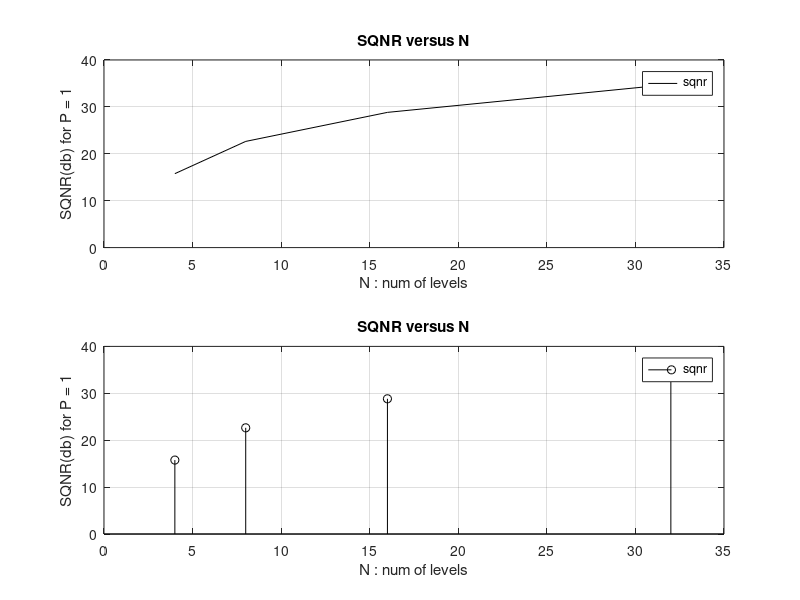
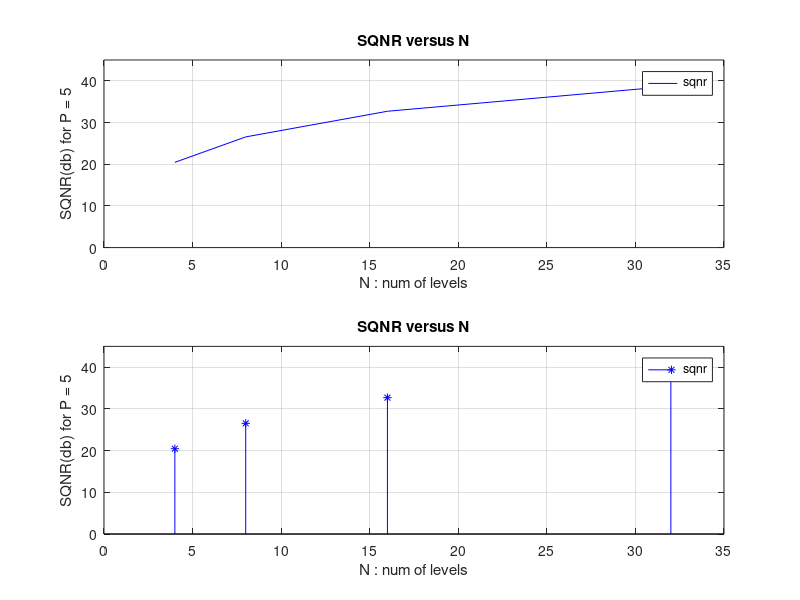
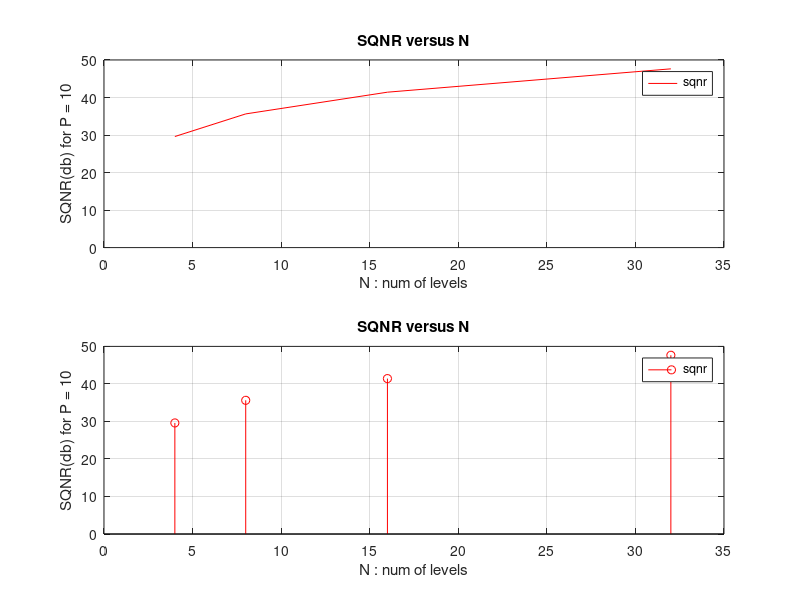

Reproduce these figures in MATLAB, in order.
%% Hw1 - Q7
% Teacher : Dr.Emadi
% Author: [SeyedAli] - [SeyedHosseini]
% E-mail: [alishosseini79@aut.ac.ir] 
%Student-Number : [9723042]
% University: Amirkabir University of Technology
%% clear recent data
clc;
close all;
clear ;
%% Initialization
%% for P = 1
res = 0.01 ; %resolution
t = -10 : res : 10 - res ;%time
m = 0;%mean of R.v
s = 1 ; %variance of Random Variable
x = (1/sqrt(2*pi*s^2))*exp(-((t - m).^2)/(2*s^2)); %unif Gaussian
N = [4,8,16,32] ; %quantization levels
%% for N = 4
[partition,codebook,distor] = lloyds(x,N(1)) ; %lloyds algorithm that return MSE of distortion
L = numel(x) ;
Px = sum(x.^2)/L ; %power of r.v
SQNR1 = Px /distor ; %signal to quantization noise ratio
SQNR1 = pow2db(SQNR1) ;%signal to quantization noise ratio db
%% for N = 8
[partition,codebook,distor] = lloyds(x,N(2)) ; %lloyds algorithm that return MSE of distortion
SQNR2 = Px /distor ; %signal to quantization noise ratio
SQNR2 = pow2db(SQNR2) ;%signal to quantization noise ratio db
%% for N = 16
[partition,codebook,distor] = lloyds(x,N(3)) ; %lloyds algorithm that return MSE of distortion
SQNR3 = Px /distor ; %signal to quantization noise ratio
SQNR3 = pow2db(SQNR3) ;%signal to quantization noise ratio db
%% for N = 32
[partition,codebook,distor] = lloyds(x,N(4)) ; %lloyds algorithm that return MSE of distortion
SQNR4 = Px /distor ; %signal to quantization noise ratio
SQNR4 = pow2db(SQNR4) ;%signal to quantization noise ratio db
fprintf('As we increase 1 bit, 6db is added to SQNR') ;
sqnr = [SQNR1 , SQNR2,SQNR3,SQNR4]; %Sqnr vector
%% Plotting for P = 1
figure(1)
subplot(211)
plot(N,sqnr,'k')
ylabel("SQNR(db) for P = 1")
xlabel("N : num of levels")
title("SQNR versus N")
legend('sqnr')
grid on;
axis([0 35 0 40])
subplot(212)
stem(N,sqnr,'k')
ylabel("SQNR(db) for P = 1")
xlabel("N : num of levels")
title("SQNR versus N")
legend('sqnr')
grid on;
axis([0 35 0 40])
%%%%%%%%%%%%%%%%%%%%%%%%%%%%%%%%%%%%%%%%%%%%%%%%%%%%%%%%%%%%%%
%% for P = 5
clc;
res = 0.01 ; %resolution
t = -10 : res : 10 - res ;%time
m = 0;%mean of R.v
s = 5 ; %variance of Random Variable
x = (1/sqrt(2*pi*s^2))*exp(-((t - m).^2)/(2*s^2)); %unif Gaussian
N = [4,8,16,32] ; %quantization levels
%% for N = 4
[partition,codebook,distor] = lloyds(x,N(1)) ; %lloyds algorithm that return MSE of distortion
L = numel(x) ;
Px = sum(x.^2)/L ; %power of r.v
SQNR1 = Px /distor ; %signal to quantization noise ratio
SQNR1 = pow2db(SQNR1) ;%signal to quantization noise ratio db
%% for N = 8
[partition,codebook,distor] = lloyds(x,N(2)) ; %lloyds algorithm that return MSE of distortion
SQNR2 = Px /distor ; %signal to quantization noise ratio
SQNR2 = pow2db(SQNR2) ;%signal to quantization noise ratio db
%% for N = 16
[partition,codebook,distor] = lloyds(x,N(3)) ; %lloyds algorithm that return MSE of distortion
SQNR3 = Px /distor ; %signal to quantization noise ratio
SQNR3 = pow2db(SQNR3) ;%signal to quantization noise ratio db
%% for N = 32
[partition,codebook,distor] = lloyds(x,N(4)) ; %lloyds algorithm that return MSE of distortion
SQNR4 = Px /distor ; %signal to quantization noise ratio
SQNR4 = pow2db(SQNR4) ;%signal to quantization noise ratio db
fprintf('As we increase 1 bit, 6db is added to SQNR') ;
sqnr = [SQNR1 , SQNR2,SQNR3,SQNR4]; %Sqnr vector
%% Plotting for P = 5
figure(2)
subplot(211)
plot(N,sqnr,'b')
ylabel("SQNR(db) for P = 5")
xlabel("N : num of levels")
title("SQNR versus N")
legend('sqnr')
grid on;
axis([0 35 0 45])
subplot(212)
stem(N,sqnr,'b*')
ylabel("SQNR(db) for P = 5")
xlabel("N : num of levels")
title("SQNR versus N")
legend('sqnr')
grid on;
axis([0 35 0 45])
%%%%%%%%%%%%%%%%%%%%%%%%%%%%%%%%%%%%%%%%%%%%%%%%%%%%%%%%%%%%%%%%%
%% for P = 10
clc;
res = 0.01 ; %resolution
t = -10 : res : 10 - res ;%time
m = 0;%mean of R.v
s = 10 ; %variance of Random Variable
x = (1/sqrt(2*pi*s^2))*exp(-((t - m).^2)/(2*s^2)); %unif Gaussian
N = [4,8,16,32] ; %quantization levels
%% for N = 4
[partition,codebook,distor] = lloyds(x,N(1)) ; %lloyds algorithm that return MSE of distortion
L = numel(x) ;
Px = sum(x.^2)/L ; %power of r.v
SQNR1 = Px /distor ; %signal to quantization noise ratio
SQNR1 = pow2db(SQNR1) ;%signal to quantization noise ratio db
%% for N = 8
[partition,codebook,distor] = lloyds(x,N(2)) ; %lloyds algorithm that return MSE of distortion
SQNR2 = Px /distor ; %signal to quantization noise ratio
SQNR2 = pow2db(SQNR2) ;%signal to quantization noise ratio db
%% for N = 16
[partition,codebook,distor] = lloyds(x,N(3)) ; %lloyds algorithm that return MSE of distortion
SQNR3 = Px /distor ; %signal to quantization noise ratio
SQNR3 = pow2db(SQNR3) ;%signal to quantization noise ratio db
%% for N = 32
[partition,codebook,distor] = lloyds(x,N(4)) ; %lloyds algorithm that return MSE of distortion
SQNR4 = Px /distor ; %signal to quantization noise ratio
SQNR4 = pow2db(SQNR4) ;%signal to quantization noise ratio db
fprintf('As we increase 1 bit, 6db is added to SQNR') ;
sqnr = [SQNR1 , SQNR2,SQNR3,SQNR4]; %Sqnr vector
%% Plotting for P = 10
figure(3)
subplot(211)
plot(N,sqnr,'r -')
ylabel("SQNR(db) for P = 10")
xlabel("N : num of levels")
title("SQNR versus N")
legend('sqnr')
grid on;
axis([0 35 0 50])
subplot(212)
stem(N,sqnr,'r -')
ylabel("SQNR(db) for P = 10")
xlabel("N : num of levels")
title("SQNR versus N")
legend('sqnr')
grid on;
axis([0 35 0 50])





